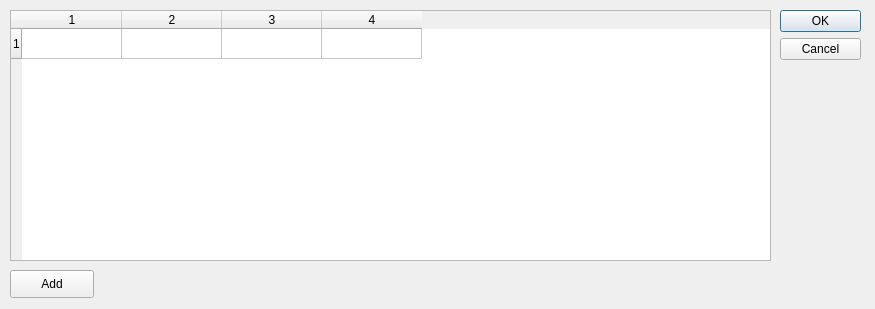
<?xml version="1.0" encoding="UTF-8"?>
<ui version="4.0">
 <class>SetCaption</class>
 <widget class="QDialog" name="SetCaption">
  <property name="geometry">
   <rect>
    <x>0</x>
    <y>0</y>
    <width>875</width>
    <height>309</height>
   </rect>
  </property>
  <property name="windowTitle">
   <string>Set Caption</string>
  </property>
  <widget class="QDialogButtonBox" name="buttonBox">
   <property name="geometry">
    <rect>
     <x>780</x>
     <y>10</y>
     <width>81</width>
     <height>461</height>
    </rect>
   </property>
   <property name="orientation">
    <enum>Qt::Vertical</enum>
   </property>
   <property name="standardButtons">
    <set>QDialogButtonBox::Cancel|QDialogButtonBox::Ok</set>
   </property>
  </widget>
  <widget class="QPushButton" name="btnAddCaption">
   <property name="geometry">
    <rect>
     <x>10</x>
     <y>270</y>
     <width>84</width>
     <height>28</height>
    </rect>
   </property>
   <property name="text">
    <string>Add</string>
   </property>
  </widget>
  <widget class="QTableWidget" name="tblCaptions">
   <property name="geometry">
    <rect>
     <x>10</x>
     <y>10</y>
     <width>761</width>
     <height>251</height>
    </rect>
   </property>
   <property name="rowCount">
    <number>1</number>
   </property>
   <property name="columnCount">
    <number>4</number>
   </property>
   <row/>
   <column/>
   <column/>
   <column/>
   <column/>
  </widget>
 </widget>
 <resources/>
 <connections>
  <connection>
   <sender>buttonBox</sender>
   <signal>accepted()</signal>
   <receiver>SetCaption</receiver>
   <slot>accept()</slot>
   <hints>
    <hint type="sourcelabel">
     <x>248</x>
     <y>254</y>
    </hint>
    <hint type="destinationlabel">
     <x>157</x>
     <y>274</y>
    </hint>
   </hints>
  </connection>
  <connection>
   <sender>buttonBox</sender>
   <signal>rejected()</signal>
   <receiver>SetCaption</receiver>
   <slot>reject()</slot>
   <hints>
    <hint type="sourcelabel">
     <x>316</x>
     <y>260</y>
    </hint>
    <hint type="destinationlabel">
     <x>286</x>
     <y>274</y>
    </hint>
   </hints>
  </connection>
 </connections>
</ui>
